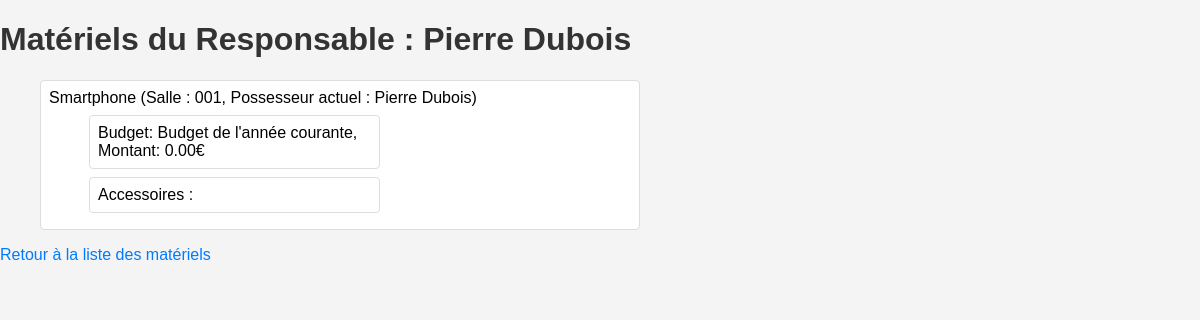
Before: /pret/materiels/responsable/1/ with the older database file.
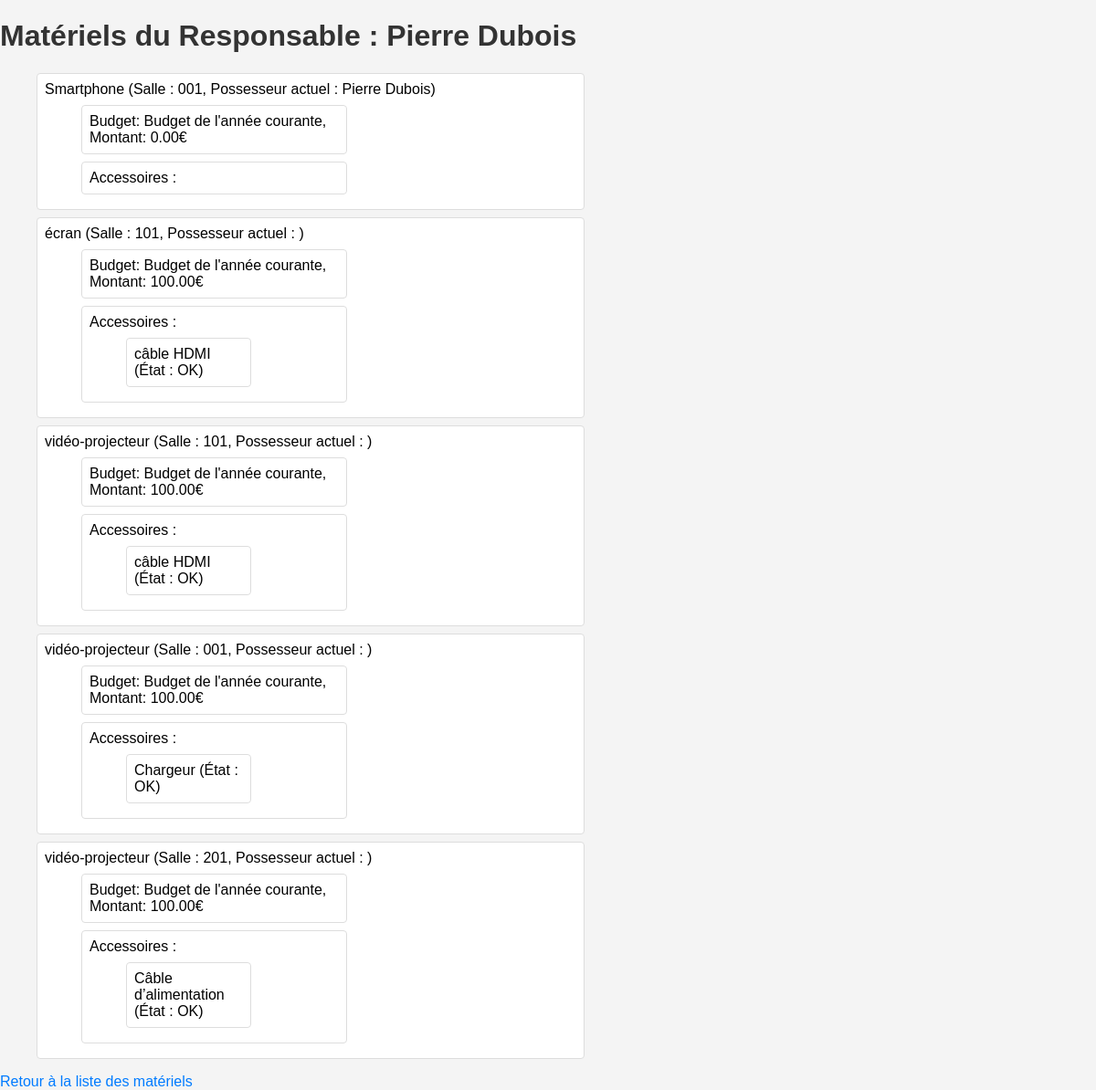
After: the same page with the newer database file.
### pret/models.py (models this page shows, shortened)
class Materiel(models.Model):
    BUDGET_CHOICES = [
        ('annee_courante', 'Budget de l\'année courante'),
        ('projet', 'Budget projets'),
        ('exceptionnel', 'Budget financements exceptionnels'),
    ]
    nom = models.CharField(max_length=100)
    responsable = models.ForeignKey(Enseignant, on_delete=models.SET_NULL, null=True, related_name='materiels')
    salle_actuelle = models.ForeignKey(Salle, on_delete=models.SET_NULL, null=True, related_name='materiels')
    possesseur_actuel = models.ForeignKey(Enseignant, on_delete=models.SET_NULL, null=True, related_name='materiel_possede', blank=True)
    budget = models.CharField(max_length=20, choices=BUDGET_CHOICES, default='annee_courante')
    montant = models.DecimalField(max_digits=10, decimal_places=2, default=0.00)
    accessoires = models.ManyToManyField(Accessoire, blank=True)

class Salle(models.Model):
    numero = models.CharField(max_length=10)

class Enseignant(models.Model):
    nom = models.CharField(max_length=100)

class Accessoire(models.Model):
    nom = models.CharField(max_length=100)
    etat = models.CharField(max_length=100, blank=True)

### pret/views.py (the view)
# urls.py: path('materiels/responsable/<int:responsable_id>/', views.materiels_responsable, name='materiels_responsable'),
def materiels_responsable(request, responsable_id):
    responsable = get_object_or_404(Enseignant, id=responsable_id)
    materiels = Materiel.objects.filter(responsable=responsable)
    return render(request, 'pret/materiels_responsable.html', {'responsable': responsable, 'materiels': materiels})

### pret/templates/pret/materiels_responsable.html (shortened to what this page needs)
<!DOCTYPE html>
<html>
<head>
    {% load static %}
    <link rel="stylesheet" type="text/css" href="{% static 'styles.css' %}">
</head>
<body>
    <h1>Matériels du Responsable : {{ responsable.nom }}</h1>
    <ul>
        {% for materiel in materiels %}
        <li>
            {{ materiel.nom }} (Salle : {{ materiel.salle_actuelle.numero }}, Possesseur actuel : {{ materiel.possesseur_actuel.nom }})
            <ul>
                <li>Budget: {{ materiel.get_budget_display }}, Montant: {{ materiel.montant }}€</li>
                <li>Accessoires :
                    <ul>
                        {% for accessoire in materiel.accessoires.all %}
                        <li>{{ accessoire.nom }} (État : {{ accessoire.etat }})</li>
                        {% endfor %}
                    </ul>
                </li>
            </ul>
        </li>
        {% endfor %}
    </ul>
    <a href="{% url 'index' %}">Retour à la liste des matériels</a>
</body>
</html>

Changed rows visible on the page:
added Materiel: nom "écran", salle_actuelle.numero "101", budget "Budget de l'année courante", montant "100.00"
added Accessoire: nom "câble HDMI", etat "OK"
added Materiel: nom "vidéo-projecteur", salle_actuelle.numero "101", budget "Budget de l'année courante", montant "100.00"
added Materiel: nom "vidéo-projecteur", salle_actuelle.numero "001", budget "Budget de l'année courante", montant "100.00"
added Accessoire: nom "Chargeur", etat "OK", shown under "vidéo-projecteur"
added Materiel: nom "vidéo-projecteur", salle_actuelle.numero "201", budget "Budget de l'année courante", montant "100.00"
added Accessoire: nom "Câble d’alimentation", etat "OK", shown under "vidéo-projecteur"
